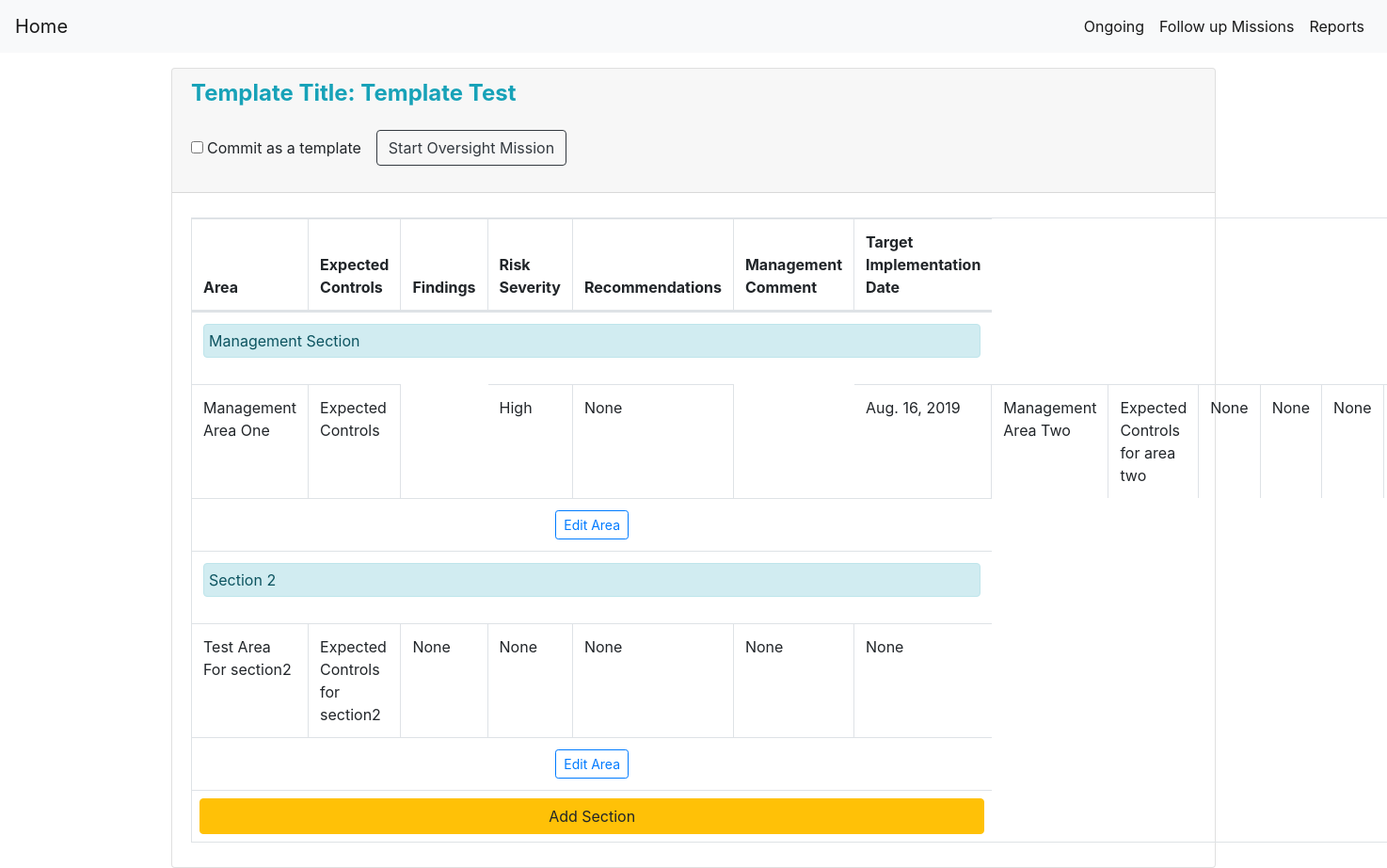
The app's page /load/2 with its own data.
### core/models.py (models this page shows, shortened)
class Template(models.Model):
    template_name = models.CharField(max_length=100, verbose_name="Template Title")
    regional_office = models.ForeignKey("RO", verbose_name="Regional Office", on_delete=models.CASCADE)
    country_office = models.ForeignKey("CO", verbose_name="Country Office", on_delete=models.CASCADE)
    business_unit = models.ForeignKey("BU", verbose_name="Business Unit", on_delete=models.CASCADE)
    areas = models.ManyToManyField("Area", verbose_name="Areas")
    sections = models.ManyToManyField("Section", verbose_name="Sections")
    class Meta:
        verbose_name = "Template"
    def __str__(self):
        return self.template_name

class Section(models.Model):
    section_name = models.CharField(max_length=100, verbose_name="Section name")
    class Meta:
        verbose_name = "Section"

class Area(models.Model):
    risk_choices = (
        ("High", "high"),
        ("Medium", "medium"),
        ("Low", "low"),
    )
    area_name = models.CharField(max_length=100, verbose_name="Area name", null=True)
    expected_controls = models.CharField(max_length=1000, verbose_name="Expected Controls", null=True)
    findings = models.CharField(max_length=1000, verbose_name="Findings", null=True)
    risk = models.CharField(max_length=50, choices=risk_choices, verbose_name="Risk Severity", null=True)
    recommendation = models.CharField(max_length=1000, verbose_name="Recommendation", null=True)
    comment = models.CharField(max_length=1000, verbose_name="Management Comment", null=True)
    implementation_date = models.DateField(auto_now_add=False, verbose_name="Target Implementation Date", null=True)
    section = models.ForeignKey("Section", verbose_name="Section", on_delete=models.CASCADE, null=True)
    class Meta:
        verbose_name = "Area"

### core/views.py (the view)
# urls.py: path('load/<int:template_id>',loadTemplate,name="load_template"),
def loadTemplate(request, template_id):
    template = Template.objects.get(pk=template_id)
    sections = Section.objects.filter(template__id=template_id)
    areas = Area.objects.filter(template__id=template_id)
    section_form = AddSectionForm()
    area_form = AddAreaForm()
    context = {
        "template":template,
        "sections":sections,
        "areas":areas,
        "section_form":section_form,
        "area_form":area_form,
    }
    print(context["template"])
    return render(request, "core/load.html", context)

### core/forms.py
class AddSectionForm(forms.Form):
    section_name = forms.CharField(max_length=100, required=True, widget=forms.TextInput(attrs={'placeholder':'Section Name'}), help_text="Type in the name of the section")

class AddAreaForm(forms.Form):
    area_name = forms.CharField(max_length=100, required=True, widget=forms.TextInput(attrs={'placeholder':'Area Name'}), help_text="Type in the name of the area")
    expected_controls = forms.CharField(max_length=1000, required=True, widget=forms.Textarea(attrs={'placeholder':'Expected Controls',"rows":"3", "cols":"2"}))

### core/templates/core/load.html (shortened to what this page needs)
{% extends "core/base.html" %}
{% load crispy_forms_tags %}
{% load widget_tweaks %}
{% load static %}
{% block content %}
    <div class="container">
            <div class="card mt-3">
                <div class="card-header">
                    <h4><b class="text-info">Template Title: {{ template.template_name }}</b></h4>
                    <form action="{% url "start" template.id %}" class="form-inline" method="get">
                        <input class="form-check-input" type="checkbox" name="save_template" value="yes" id="is_template">
                        <label class="form-check-label" for="is_template">
                        Commit as a template
                        </label>
                        <br>
                        <button type="submit" class="btn btn-outline-dark m-3">Start Oversight Mission</button>
                    </form>
                </div>
                <div class="card-body">
                    <table id="{{ template.id }}" data-order="[]" class="table table-bordered" >
                        <thead>
                            <tr>
                                <th>Area</th>
                                <th>Expected Controls</th>
                                <th>Findings</th>
                                <th>Risk Severity</th>
                                <th>Recommendations</th>
                                <th>Management Comment</th>
                                <th>Target Implementation Date</th>
                            </tr>
                        </thead>
                        <tbody>
                            {% for section in sections %}
                            <tr>
                                <td colspan="7">
                                    <div class="alert alert-info" style="padding: 5px !important">{{ section.section_name }}</div>
                                </td>
                            </tr>
                            <tr>
                                {% for area in areas %}
                                {% if area.section == section %}
                                    <td>{{ area.area_name }}</td>
                                    <td>{{ area.expected_controls }}</td>
                                    <td>{{ area.findings }}</td>
                                    <td>{{ area.risk }}</td>
                                    <td>{{ area.recommendation }}</td>
                                    <td>{{ area.comment }}</td>
                                    <td>{{ area.implementation_date }}</td>
                                {% endif %}
                                {% endfor %}
                            </tr>
                            <tr>
                                <td colspan="7" class="text-center">
                                    <button class="btn btn-outline-primary btn-sm" data-toggle="collapse" data-target="#form-{{ section.id }}">Edit Area</button>
                                </td>
                            </tr>
                            {% endfor %}
                            <tr>
                                <td colspan="7" class="text-center p-2">
                                    <button class="btn btn-warning btn-block" data-toggle="collapse"
                                        data-target="#add-section-{{ template.id }}">Add Section</button>
                                </td>
                            </tr>
                        </tbody>
                    </table>
                </div>
            </div>
    </div>
{% endblock %}

### core/templates/core/load.html (style rules this page uses)
table { empty-cells: hide; }

### records on screen
Template: template_name "Template Test"
Section: section_name "Management Section"
Area: area_name "Management Area One", expected_controls "Expected Controls", risk "High", recommendation "None", implementation_date "Aug. 16, 2019"
Area: area_name "Management Area Two", expected_controls "Expected Controls for area two", findings "None", risk "None", recommendation "None"
Section: section_name "Section 2"
Area: area_name "Test Area For section2", expected_controls "Expected Controls for section2", findings "None", risk "None", recommendation "None", comment "None", implementation_date "None"
